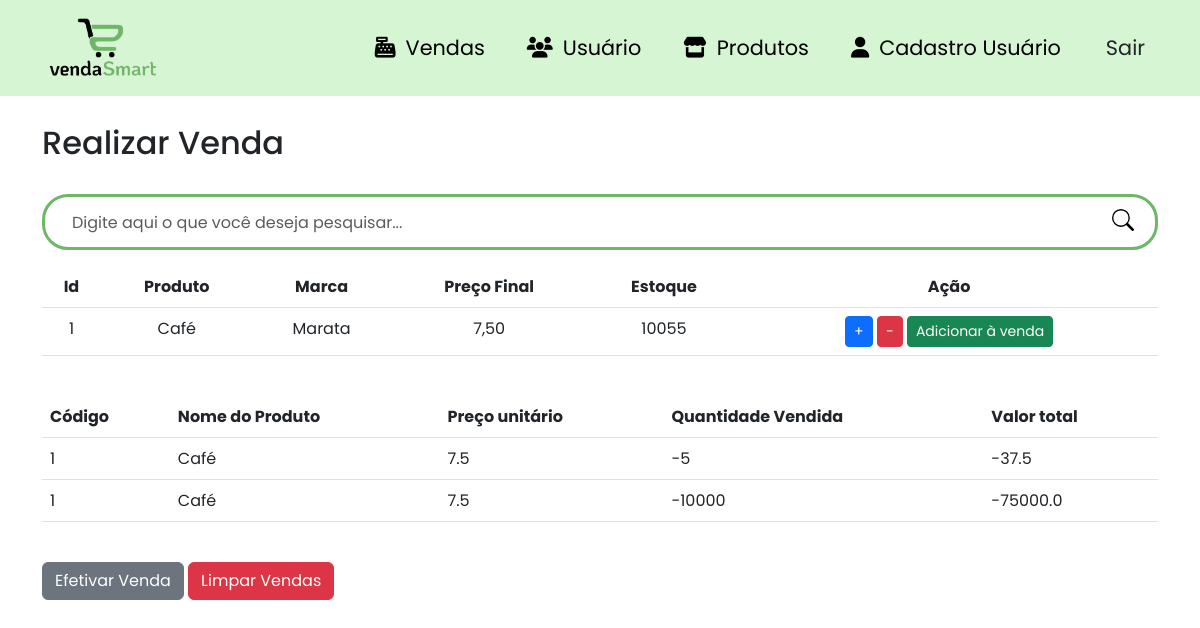
Before: /vendas (signed in) with the older database file.
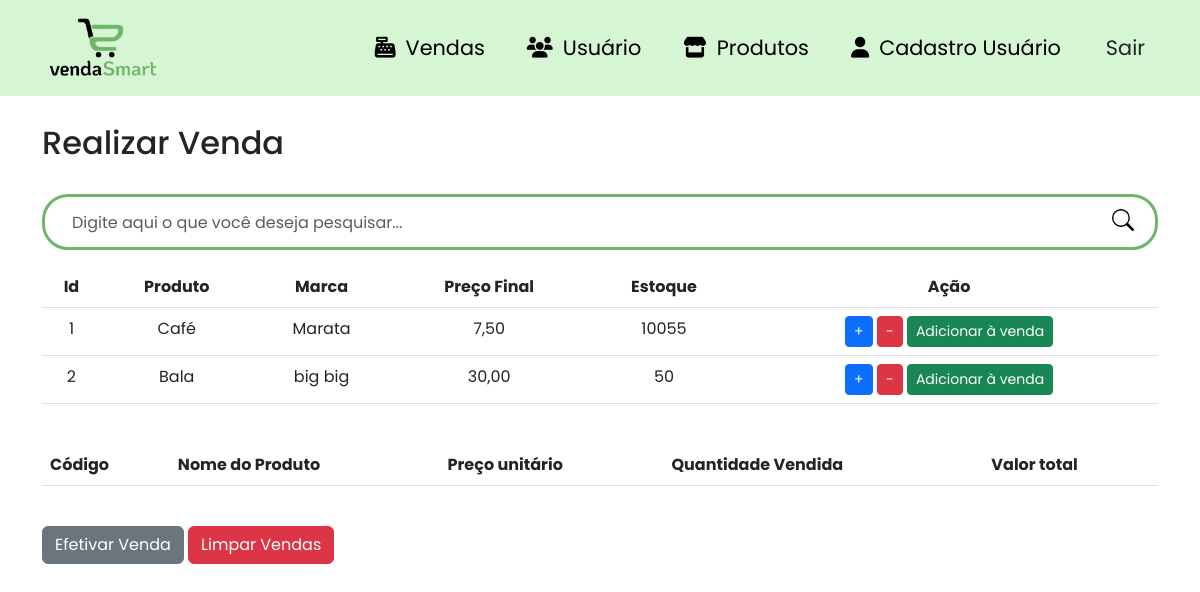
After: the same page with the newer database file.
### site_atividade/models/__init__.py (models this page shows, shortened)
class Produtos(database.Model):
    id_produtos = database.Column(database.Integer, primary_key=True)
    produto = database.Column(database.String, nullable=False)
    marca = database.Column(database.String, nullable=False)
    preco_aquisicao = database.Column(database.Float, nullable=False)
    preco = database.Column(database.Float, nullable=False)
    estoque = database.Column(database.Integer, nullable=False)
    margem_lucro = database.Column(database.Float, nullable=True)
    categoria_fk = database.Column(database.Integer, database.ForeignKey('categoria.id_categoria'), nullable=False)
    venda = database.relationship('Venda', backref='produto')

class Venda(database.Model):
    id_venda = database.Column(database.Integer, primary_key=True)
    produto_id = database.Column(database.Integer, database.ForeignKey('produtos.id_produtos'), nullable=False)
    quantidade = database.Column(database.Integer, nullable=False)
    total = database.Column(database.Float, nullable=False)

### site_atividade/routers/__init__.py (the view, shortened to what this page needs)
@app.route("/vendas", methods=['GET', 'POST'])
@login_required
def vendas():
    form = VendasForm(request.form)
    produtos = Produtos.query.all()
    vendas = Venda.query.all()
    if request.method == 'POST' and 'LimparVendas' in request.form:
        Venda.query.delete()
        database.session.commit()
        return redirect(url_for('vendas'))
    return render_template('vendas.html', form=form, produtos=produtos, vendas=vendas)

### site_atividade/forms/__init__.py
class VendasForm(FlaskForm):
    produto_id = IntegerField('ID do Produto', validators=[DataRequired()])
    quantidade = IntegerField('Quantidade', validators=[DataRequired()])
    submit = SubmitField('Confirmar')

### site_atividade/models/__init__.py (called while the page is built)
@login_manager.user_loader
def load_usuario(id_usuario):
    return Usuario.query.get(int(id_usuario))

### site_atividade/templates/vendas.html (shortened to what this page needs)
{% extends 'base.html' %}
{% block body %}
    <div class="container theme-showcase" role="main">
        <br>
        <div class="page-header">
            <h2 class="box-title col-md-12">Realizar Venda</h2>
        </div>
        <br>
        <div class="search-box">
            <form class="form-search" action="{{ url_for('vendas') }}" method="GET">
                <div class="input-group form-group-search">
                    <input type="text" class="form-control form-control-search" placeholder="Digite aqui o que você deseja pesquisar..." id="search-input" name="search">
                    <span class="input-group-btn">
                        <button class="btn-search" type="submit">
                        </button>
                    </span>
                </div>
            </form>
        </div>
        <div class="list-product">
            <table class="table table-hover scrollable-table">
                <thead>
                    <tr>
                        <th class="text-center">Id</th>
                        <th class="text-center">Produto</th>
                        <th class="text-center">Marca</th>
                        <th class="text-center">Preço Final</th>
                        <th class="text-center">Estoque</th>
                        <th class="text-center">Ação</th>
                    </tr>
                </thead>
                <tbody>
                    {% for produto in produtos %}
                    <tr>
                        <td class="text-center">{{ produto.id_produtos }}</td>
                        <td class="text-center">{{ produto.produto }}</td>
                        <td class="text-center">{{ produto.marca }}</td>
                        <td class="text-center">{{ "{:.2f}".format(produto.preco).replace('.', ',') }}</td>
                        <td class="text-center">{{ produto.estoque }}</td>
                        <td class="text-center">
                            <button class="btn btn-sm btn-primary btn-add-quantity" data-produto-id="{{ produto.id_produtos }}">+</button>
                            <button class="btn btn-sm btn-danger btn-remove-quantity" data-produto-id="{{ produto.id_produtos }}">-</button>
                            <button class="btn btn-sm btn-success btn-add-venda" data-produto-id="{{ produto.id_produtos }}">Adicionar à venda</button>
                        </td>
                    </tr>
                    {% endfor %}
                </tbody>
            </table>
        </div>
        <br>
        <table class="table table-hover" overflow="scroll">
            <thead>
                <tr>
                    <th>Código</th>
                    <th>Nome do Produto</th>
                    <th>Preço unitário</th>
                    <th>Quantidade Vendida</th>
                    <th>Valor total</th>
                </tr>
            </thead>
            <tbody>
                {% for venda in vendas %}
                <tr>
                    <td>{{ venda.produto.id_produtos }}</td>
                    <td>{{ venda.produto.produto }}</td>
                    <td>{{ venda.produto.preco }}</td>
                    <td>{{ venda.quantidade }}</td>
                    <td>{{ venda.total }}</td>
                </tr>
                {% endfor %}
            </tbody>
        </table>
        <br>
        <div class="form-group">
            <form method="post" action="{{ url_for('pagamento') }}" class="d-inline-block">
                <button type="submit" class="btn btn-secondary">Efetivar Venda</button>
            </form>
            <form method="post" action="{{ url_for('vendas') }}" class="d-inline-block">
                <button type="submit" class="btn btn-danger">Limpar Vendas</button>
            </form>
        </div>
    </div>
{% endblock %}

### site_atividade/templates/base.html (shortened to what this page needs)
<html lang="pt-BR">
    <head>
        <link href="https://cdn.jsdelivr.net/npm/bootstrap@5.3.0-alpha3/dist/css/bootstrap.min.css" rel="stylesheet">
        <link rel="stylesheet" href="{{ url_for('static', filename='css/product.css') }}">
        <link rel="stylesheet" href="{{ url_for('static', filename='css/navbar.css') }}">
        <link rel="stylesheet" href="{{ url_for('static', filename='css/style.css') }}">
        <link rel="stylesheet" href="https://cdnjs.cloudflare.com/ajax/libs/font-awesome/6.4.0/css/all.min.css"/>
        <link rel="stylesheet" href="https://cdn.jsdelivr.net/npm/bootstrap-icons@1.10.5/font/bootstrap-icons.css">
    </head>
    <body>
        {% include 'navbar.html' %}
        {% block body %}
        {% endblock %}
    </body>
</html>

### site_atividade/templates/navbar.html (shortened to what this page needs)
<nav class="navbar navbar-expand-lg fixed-top navbar-light">
  <div class="container">
    <a class="navbar-brand" href="#"
      ><img
        id="MDB-logo"
        src="static/image/logo-body7.png"
        alt="vendasSmart"
        draggable="false"
        height="70"
    /></a>
    <div class="collapse navbar-collapse nav-transition" id="navbarSupportedContent">
      <ul class="navbar-nav ms-auto align-items-center">
        {% if current_user.is_authenticated %}
        <li class="nav-item">
          <a class="nav-link mx-2" href="{{ url_for('vendas') }}"><i class="fa-solid fa-cash-register style="color: #000000;"></i>Vendas</a>
        </li>
        <li class="nav-item">
          <a class="nav-link mx-2" href="{{ url_for('usuarios') }}"><i class="fa-solid fa-users" style="color: #000000;"></i>Usuário</a>
        </li>
        <li class="nav-item">
          <a class="nav-link mx-2" href="{{ url_for('produtos') }}"><i class="fa-solid fa-store" style="color: #000000;"></i>Produtos</a>
        </li>
        <li class="nav-item">
          <a class="nav-link mx-2" href="{{ url_for('cadastro_usuario') }}"><i class="fa-solid fa-user" style="color: #000000;"></i>Cadastro Usuário</a>
        </li>
        <li class="nav-item ms-3">
            <a class="btn btn-black btn-rounded" href="{{ url_for('logout') }}">Sair</a>
          </li>
        {% else %}
        <li class="nav-item">
          <a class="nav-link mx-2" href="{{ url_for('login') }}"><i class="fas fa-heart pe-2"></i>Login</a>
        </li>
        {% endif %}
      </ul>
    </div>
  </div>
</nav>

### site_atividade/static/css/product.css (style rules this page uses)
.list-product { max-height: 550px; overflow: auto; }
.scrollable-table { overflow-y: auto; }
.form-search { grid-template-rows: 100vh; }
.form-group-search { border: 3px solid #6DB766; border-radius: 26px; padding: 5px 15px; }
.form-control-search { width: 350px; height: 40px; border : none; }
.btn-search { float: right; width: 34px; height: 36px; border: none; background: #fff; }
input[type="text"] { outline: none; box-shadow: none !important; }

### site_atividade/static/css/navbar.css (style rules this page uses)
.navbar-light .navbar-nav .nav-link { color: #000; }
.navbar { background-color: #D5F5D3; }
.collapse > ul > li > a { font-size: 1.3em; }
i { padding: 10px; }

### site_atividade/static/css/style.css (style rules this page uses)
body { padding-top: 100px; font-family: 'Poppins', sans-serif; }

Changed rows visible on the page:
removed Venda: produto.id_produtos "1", produto.produto "Café", produto.preco "7.5", quantidade "-5", total "-37.5"
removed Venda: produto.id_produtos "1", produto.produto "Café", produto.preco "7.5", quantidade "-10000", total "-75000.0"
added Produtos: id_produtos "2", produto "Bala", marca "big big", preco "30,00", estoque "50"
